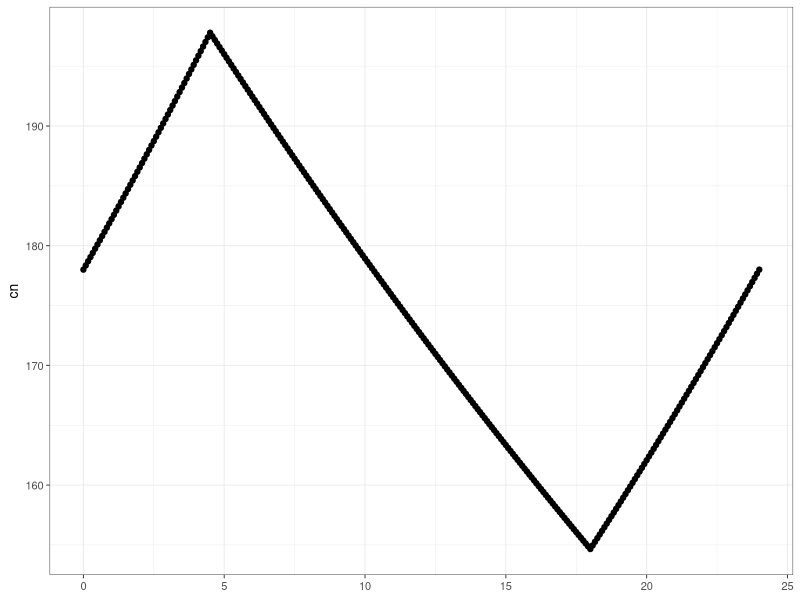
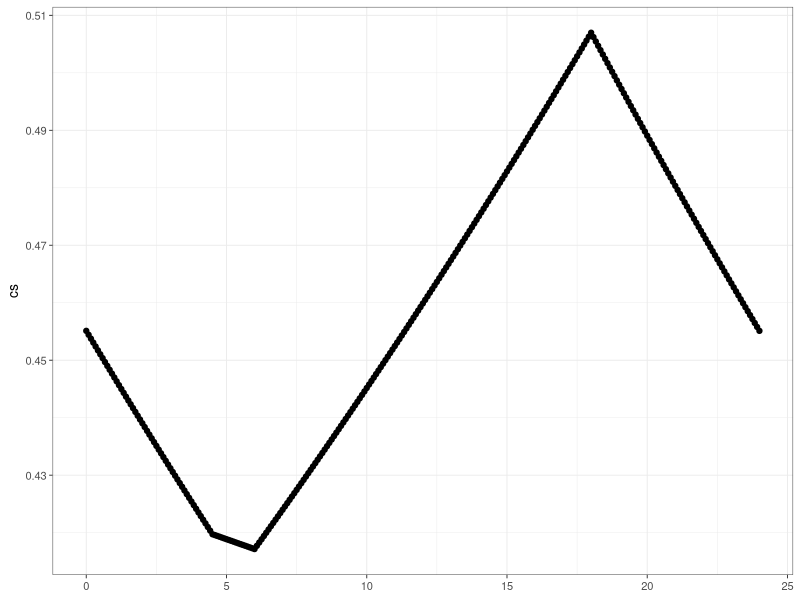
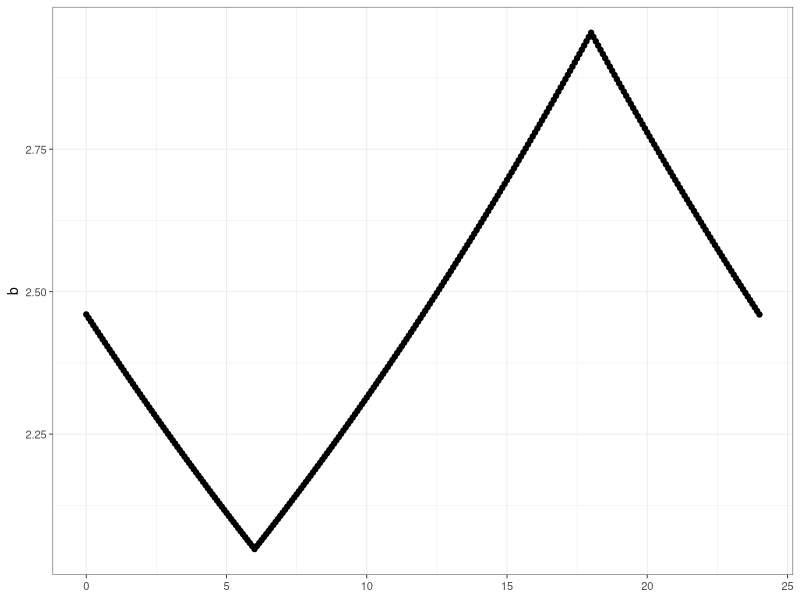
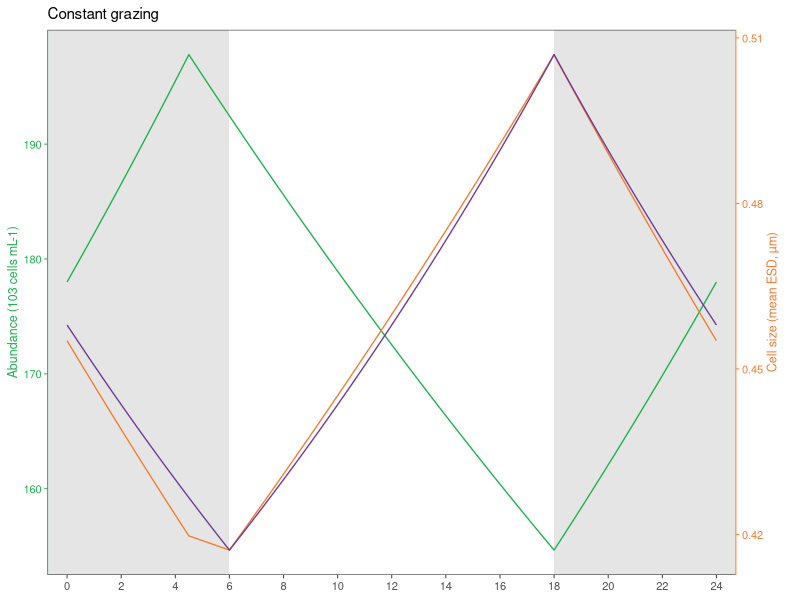
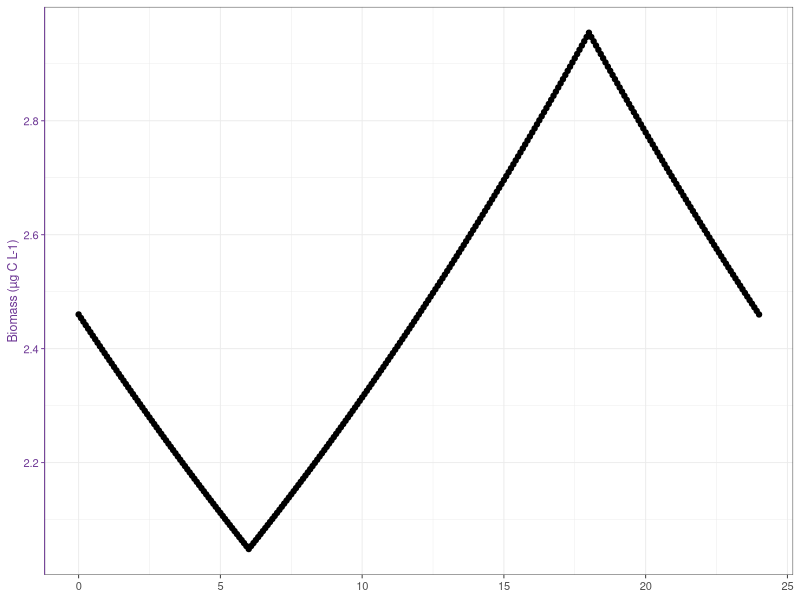

These figures' R source, in order: (Note: this script raises an error after producing the figures.)
    
    library(tidyverse); library(lubridate); library(ggpubr); library(scales);
    #' size and biomass calculation (equation parameters refer to Calibration_FSC.R)
    #' 
    #' @author Changlin Li 
    #' 
    #' @param FSC normalized to standard beads (0.97-µm)
    #' @param Abu abudance (10^3 cells mL-1)
    #'
    #' @return Dia cell size (µm, equivalent spherical diameter, ESD)
    #' @return Biomass  (μg C L-1)
    #' 
    FSC_Abu_Biomass <- function(FSC, Abu) {
      Dia <- 10 ^ (log10(FSC) * 0.250378257 + 0.135092677)
      Vol <- 4/3*pi*((Dia)/2)^3
      Carbon  <- Vol * 280
      Biomass <- Carbon * Abu / 1000
      return(Biomass)
    }
    
    # the average peak time was approximately 04:30 for Prochlorococcus in the SCS study
    df <- read_csv("SeaFlow/Data/result.csv") %>% 
      filter(cruise %in% c("SCS2019_M4","SCS2019_SEATS","SCS2019_K11") & para == "Abu_Pro") %>% 
      mutate(peak_time = phi/2/pi * 24) 
    # Assume that cell division does not occur during the photoperiod,
    # cell division occurs only during the several hours of darkness
    (peak_time <- mean(df$peak_time)) # ~ 4.5
    
    # the input data for starting the model at 00:00 were the calculated average cell numbers and biomass
    Sampletime <- read_csv("Data/Sampletime.csv") %>% 
      mutate(Time = ymd_hms(paste(Date0, Time0))) %>%
      select(Id, Time)

    Pico <- read_csv("Data/Picoauto.csv") %>% 
      left_join(Sampletime, by = "Id") %>% 
      filter(Id %in% c("S13", "S29", "M5", "M21", "K5")) %>%
      mutate(Pro_Biomass = FSC_Abu_Biomass(ProFSC, Pro)) 
    median(Pico$Pro); median(Pico$Pro_Biomass);

# Start the model ---------------------------------------------------------

    #' @param cn cell numbers (10^3 cells mL-1)
    #' @param b  biomass
    #' @param cs cell size
    #' @param cc carbon per cell
    #' @param g  grazing rate per hour
    #' @param p  net primary production rate per hour
    #' @param r  respiration rate in dark per hour
    #' @param d  rate of cell division per hour
    g <- 0.01821136 # Grazing occurs at a constant rate throughout the period of 24 hours.
    p <- 0.048778
    r <- 0.01227758
    d <- 1/24
    # The simulation was conducted on 5-minute time steps for 24 h.
    p <- c(rep(0, 6*12), rep(p, 12*12), rep(0, 6*12)); # Net primary production occurs at a constant rate during the day.
    r <- c(rep(r, 6*12), rep(0, 12*12), rep(r, 6*12)); # Respiration occurs at a constant rate throughout the night.
    d <- c(rep(d, 4.5*12), rep(0, 13.5*12), rep(d, 6*12)); # cells divide according to this schedule, peak_time = 4.5
    
    b0 <- vector(mode = "numeric", length = 0);
    cn <- b0
    cc <- b0
    b  <- b0
    # the input data for starting the model at 00:00
    cn[1] <- 178
    b[1]  <- 2.46
    cc[1] <- b[1] / cn[1]
    
    for (k in 2:289){
      #k=2
      cn[k] = cn[k-1] * (1 + d[k-1]/12 - g/12)
      b[k]  = b[k-1]  * (1 + p[k-1]/12 - r[k-1]/12 - g/12)
      cc[k] = b[k]/cn[k]
    }
    
    cs = (cc * 1000 / 280 * 3 / 4 / pi) ^ (1/3) * 2 # cell size
    
    cn[289]/cn[1];
    cc[289]/cc[1];
    b[289]/b[1];
    max(cn);min(cn);max(cn)-min(cn);
    max(cs);min(cs);
    max(b) ;min(b);
    
    # draw plots
    dat1 <- tibble(t = seq(0,24,1/12),
                   k = t * 12 + 1,
                   b  = b,
                   cc = cc,
                   cn = cn,
                   cs = cs) 
    
    #' ggplot2 - adding another y-axis on right side of a plot 
    #' 
    #' @source https://stackoverflow.com/questions/36754891/ggplot2-adding-secondary-y-axis-on-top-of-a-plot
    #' 
    #' @param p1/p2 ggplot plot
    #'
    #' @return An ggplot grobs with two or three (p1 use sec.axis) y-axis. 
    #' The two/three layers are completely proportionally overlaid, which is exactly the same as if they were drawn separately.
    #' 
    plus_y_axis <- function(p1, p2) {
      # Get the ggplot grobs
      g1 <- ggplotGrob(p1)
      g2 <- ggplotGrob(p2)
      
      # Get the location of the plot panel in g1.
      # These are used later when transformed elements of g2 are put back into g1
      pp <- c(subset(g1$layout, name == "panel", se = t:r))
      
      # ggplot contains many labels that are themselves complex grob; 
      # usually a text grob surrounded by margins.
      # When moving the grobs from, say, the left to the right of a plot,
      # make sure the margins and the justifications are swapped around.
      # The function below does the swapping.
      # Taken from the cowplot package:
      # https://github.com/wilkelab/cowplot/blob/master/R/switch_axis.R 
      hinvert_title_grob <- function(grob){
        # Swap the widths
        widths <- grob$widths
        grob$widths[1] <- widths[3]
        grob$widths[3] <- widths[1]
        grob$vp[[1]]$layout$widths[1] <- widths[3]
        grob$vp[[1]]$layout$widths[3] <- widths[1]
        
        # Fix the justification
        grob$children[[1]]$hjust <- 1 - grob$children[[1]]$hjust 
        grob$children[[1]]$vjust <- 1 - grob$children[[1]]$vjust 
        grob$children[[1]]$x <- unit(1, "npc") - grob$children[[1]]$x
        grob
      }
      
      # Get the y axis title from g2 - "Elevation (ft)" 
      index <- which(g2$layout$name == "ylab-l") # Which grob contains the y axis title?
      ylab <- g2$grobs[[index]]                # Extract that grob
      ylab <- hinvert_title_grob(ylab)         # Swap margins and fix justifications
      
      # Put the transformed label on the right side of g1
      g1 <- gtable_add_cols(g1, g2$widths[g2$layout[index, ]$l], pp$r)
      g1 <- gtable_add_grob(g1, ylab, pp$t, pp$r + 1, pp$b, pp$r + 1, clip = "off", name = "ylab-r")
      
      # Get the y axis from g2 (axis line, tick marks, and tick mark labels)
      index <- which(g2$layout$name == "axis-l")  # Which grob
      yaxis <- g2$grobs[[index]]                  # Extract the grob
      
      # yaxis is a complex of grobs containing the axis line, the tick marks, and the tick mark labels.
      # The relevant grobs are contained in axis$children:
      #   axis$children[[1]] contains the axis line;
      #   axis$children[[2]] contains the tick marks and tick mark labels.
      
      # First, move the axis line to the left
      yaxis$children[[1]]$x <- unit.c(unit(0, "npc"), unit(0, "npc"))
      
      # Second, swap tick marks and tick mark labels
      ticks <- yaxis$children[[2]]
      ticks$widths <- rev(ticks$widths)
      ticks$grobs <- rev(ticks$grobs)
      
      # Third, move the tick marks
      ticks$grobs[[1]]$x <- ticks$grobs[[1]]$x - unit(1, "npc") + unit(3, "pt")
      
      # Fourth, swap margins and fix justifications for the tick mark labels
      ticks$grobs[[2]] <- hinvert_title_grob(ticks$grobs[[2]])
      
      # Fifth, put ticks back into yaxis
      yaxis$children[[2]] <- ticks
      
      # Put the transformed yaxis on the right side of g1
      g1 <- gtable_add_cols(g1, g2$widths[g2$layout[index, ]$l], pp$r)
      g1 <- gtable_add_grob(g1, yaxis, pp$t, pp$r + 1, pp$b, pp$r + 1, clip = "off", name = "axis-r")
      
      # Draw it
      # grid.newpage(); grid.draw(g1)
      return(g1)
    }
    
    library(grid);  library(gtable)
    lwd_pt <- 1/(.pt*72.27/96)
    theme_set(theme_bw(base_size = 10, base_line_size = .7*lwd_pt, base_rect_size = .7*lwd_pt))

    Theme1 <- theme(axis.text.y.left   = element_text(color = "#1fb050"),
                    axis.ticks.y.left  = element_line(color = "#1fb050"),
                    axis.line.y.left   = element_line(color = "#1fb050"),
                    axis.title.y.left  = element_text(color = "#1fb050", size = rel(0.9)),

                    axis.text.y.right  = element_text(color = "#ee7e32"),
                    axis.ticks.y.right = element_line(color = "#ee7e32"),
                    axis.line.y.right  = element_line(color = "#ee7e32"),
                    axis.title.y.right = element_text(color = "#ee7e32", angle = 90, hjust = 0.5, size = rel(0.9)),
                    axis.title.x       = element_text(size  = rel(0.9)),
                    panel.grid         = element_blank(),
                    panel.border       = element_blank(),
                    plot.title         = element_text(size = rel(1.1)))
    Theme2 <- theme(axis.text.y   = element_text(color = "#6f3996"),
                    axis.ticks.y  = element_line(color = "#6f3996"),
                    axis.line.y   = element_line(color = "#6f3996"),
                    axis.title.y  = element_text(color = "#6f3996", size = rel(0.9)))
    

    # Set up an equal scale combination plot - dual or three y-axis
    p1 <- ggplot(dat1, aes(x = t, y = cn)) + geom_point() + xlab(NULL) + guides(colour = "none");#p1
    p2 <- ggplot(dat1, aes(x = t, y = cs)) + geom_point() + xlab(NULL) + guides(colour = "none");#p2
    p3 <- ggplot(dat1, aes(x = t, y = b))  + geom_point() + xlab(NULL) + guides(colour = "none");#p3
    range1 <- ggplot_build(p1)$layout$panel_params[[1]]$y.range
    range2 <- ggplot_build(p2)$layout$panel_params[[1]]$y.range
    range3 <- ggplot_build(p3)$layout$panel_params[[1]]$y.range
    k2 <- (range2[2] - range2[1]) / (range1[2] - range1[1])
    b2 <- (range1[2] * range2[1] - range1[1] * range2[2]) / (range1[2] - range1[1])
    k3 <- (range3[2] - range3[1]) / (range1[2] - range1[1])
    b3 <- (range1[2] * range3[1] - range1[1] * range3[2]) / (range1[2] - range1[1])
    
    
    plot_1a <- ggplot(dat1, aes(x = t)) +
      annotate("rect", xmin = -Inf, xmax = 6, ymin = -Inf, ymax = Inf, alpha = .4, fill = "gray") +
      annotate("rect", xmin = 18, xmax = Inf, ymin = -Inf, ymax = Inf, alpha = .4, fill = "gray") +
      geom_line(aes(y = cn, color = "y1"), size = lwd_pt) +
      #geom_point(aes(y = cn, color = "y1"), size = .7) +
      scale_y_continuous(sec.axis = sec_axis(trans = ~ .* k2 + b2, name = "Cell size (mean ESD, µm)\n",
                                             breaks = c(.42,.45,.48,.51)),
                         breaks = breaks_pretty(4)) +
      geom_line( aes(y = (cs - b2) / k2, color = "y2"), size = lwd_pt) +
      #geom_point(aes(y = (cs - b2) / k2, color = "y2"), size = .7) +
      geom_line( aes(y = (b  - b3) / k3, color = "y3"), size = lwd_pt) +
      #geom_point(aes(y = (b  - b3) / k3, color = "y3"), size = .7) +
      annotate(geom='segment',y=-Inf,yend=-Inf,x=as.POSIXct(-Inf),xend=as.POSIXct(Inf), size = .7*lwd_pt) +
      annotate(geom='segment',y= Inf,yend= Inf,x=as.POSIXct(-Inf),xend=as.POSIXct(Inf), size = .7*lwd_pt) +
      scale_x_continuous(breaks = c(0,2,4,6,8,10,12,14,16,18,20,22,24), expand = expansion(mult = .03)) +
      scale_color_manual(values = c("y1" = "#1fb050", "y2" = "#ee7e32", "y3" = "#6f3996")) +
      guides(colour = "none") +
      labs(x = NULL, y = "Abundance (103 cells mL-1)", title = "Constant grazing") +
      Theme1; #plot_1a
    
    plot_1b <- ggplot(dat1, aes(x = t, y = b)) +
      geom_point() +
      scale_y_continuous(breaks = breaks_pretty(4)) +
      xlab(NULL) + ylab("Biomass (µg C L-1)") +
      Theme2; # plot_1b
    g1 <- plus_y_axis(plot_1a, plot_1b)
    #grid.newpage(); grid.draw(g1)
    
# Grazing rate = 0 --------------------------------------------------------
    g <- 0
    
    cn2 <- b0
    cc2 <- b0
    b2  <- b0
    # the input data for starting the model at 00:00
    cn2[1] <- 178
    b2[1]  <- 2.46
    cc2[1] <- b2[1] / cn2[1]
    
    for (k in 2:289){
      #k=2
      cn2[k] = cn2[k-1] * (1 + d[k-1]/12 - g/12)
      b2[k]  = b2[k-1]  * (1 + p[k-1]/12 - r[k-1]/12 - g/12)
      cc2[k] = b2[k]/cn2[k]
    }
    
    cs2 = (cc2 * 1000 / 280 * 3 / 4 / pi) ^ (1/3) * 2 # cell size
    
    dat2 <- tibble(t = seq(0,24,1/12),
                   k = t * 12 + 1,
                   b  = b2,
                   cc = cc2,
                   cn = cn2,
                   cs = cs2) 
    
    # Set up an equal scale combination plot - dual or three y-axis
    p1 <- ggplot(dat2, aes(x = t, y = cn)) + geom_point() + xlab(NULL) + guides(colour = "none");#p1
    p2 <- ggplot(dat2, aes(x = t, y = cs)) + geom_point() + xlab(NULL) + guides(colour = "none");#p2
    p3 <- ggplot(dat2, aes(x = t, y = b))  + geom_point() + xlab(NULL) + guides(colour = "none");#p3
    range1 <- ggplot_build(p1)$layout$panel_params[[1]]$y.range
    range2 <- ggplot_build(p2)$layout$panel_params[[1]]$y.range
    range3 <- ggplot_build(p3)$layout$panel_params[[1]]$y.range
    k2 <- (range2[2] - range2[1]) / (range1[2] - range1[1])
    b2 <- (range1[2] * range2[1] - range1[1] * range2[2]) / (range1[2] - range1[1])
    k3 <- (range3[2] - range3[1]) / (range1[2] - range1[1])
    b3 <- (range1[2] * range3[1] - range1[1] * range3[2]) / (range1[2] - range1[1])
    
    plot_2a <- ggplot(dat2, aes(x = t)) +
      annotate("rect", xmin = -Inf, xmax = 6, ymin = -Inf, ymax = Inf, alpha = .4, fill = "gray") +
      annotate("rect", xmin = 18, xmax = Inf, ymin = -Inf, ymax = Inf, alpha = .4, fill = "gray") +
      geom_line(aes(y = cn, color = "y1"), size = lwd_pt, linetype = 2) +
      #geom_point(aes(y = cn, color = "y1"), pch = 15, size = .7) +
      scale_y_continuous(sec.axis = sec_axis(trans = ~ .* k2 + b2, name = "Cell size (mean ESD, µm)\n",
                                             breaks = c(.42,.45,.48,.51)),
                         breaks = c(180,210,240,270)) +
      geom_line( aes(y = (cs - b2) / k2, color = "y2"), size = lwd_pt, linetype = 2) +
      #geom_point(aes(y = (cs - b2) / k2, color = "y2"), pch = 15, size = .7) +
      geom_line( aes(y = (b  - b3) / k3, color = "y3"), size = lwd_pt, linetype = 2) +
      #geom_point(aes(y = (b  - b3) / k3, color = "y3"), pch = 15, size = .7) +
      annotate(geom='segment',y=-Inf,yend=-Inf,x=as.POSIXct(-Inf),xend=as.POSIXct(Inf), size = .7*lwd_pt) +
      annotate(geom='segment',y= Inf,yend= Inf,x=as.POSIXct(-Inf),xend=as.POSIXct(Inf), size = .7*lwd_pt) +
      scale_x_continuous(breaks = c(0,2,4,6,8,10,12,14,16,18,20,22,24), expand = expansion(mult = .03)) +
      scale_color_manual(values = c("y1" = "#1fb050", "y2" = "#ee7e32", "y3" = "#6f3996")) +
      guides(colour = "none") +
      labs(x = 'Time of day ("standard day")', y = "Abundance (103 cells mL-1)", title = "Grazing = 0") +
      Theme1; #plot_2a
    
    plot_2b <- ggplot(dat2, aes(x = t, y = b)) +
      geom_point() +
      xlab('Time of day ("standard day")') + ylab("Biomass (µg C L-1)") +
      Theme2; #plot_2b
    g2 <- plus_y_axis(plot_2a, plot_2b)
    #grid.newpage(); grid.draw(g2)
    
    library(cowplot)
    nn <- length(list.files("D:/Demo/1/", pattern=".pdf"))
    pdf(file = paste0("D:/Demo/1/", "plot_", nn, ".pdf"),  width = 3.74, height = 4.8)
    plot_grid(g1, g2, labels = c("a", "b"), align = 'h', ncol = 1)
    dev.off()
    
    